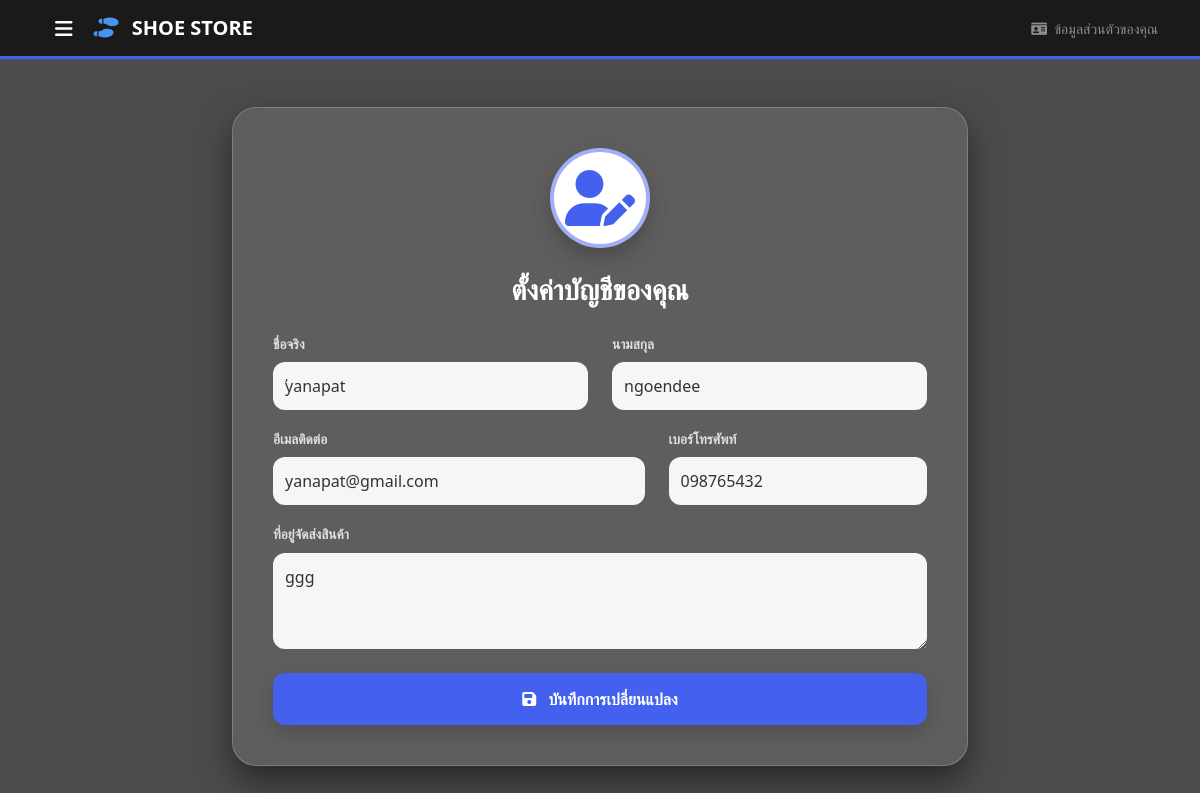
The page /profile.php (signed in) on the database its author committed.
### tables this page shows
CREATE TABLE `users` (
  `id` int(11) NOT NULL,
  `username` varchar(50) NOT NULL,
  `password` varchar(255) NOT NULL,
  `firstname` varchar(100) DEFAULT NULL,
  `lastname` varchar(100) DEFAULT NULL,
  `email` varchar(100) DEFAULT NULL,
  `phone` varchar(20) DEFAULT NULL,
  `address` text DEFAULT NULL,
  `created_at` timestamp NOT NULL DEFAULT current_timestamp(),
  `role` enum('user','admin') DEFAULT 'user'
);

### profile.php (the view, shortened to what this page needs)
<?php
include('db.php');
$user_now = $_SESSION['username'];
$sql_user = "SELECT * FROM users WHERE username = '$user_now'";
$user_result = mysqli_query($conn, $sql_user);
$user_data = mysqli_fetch_assoc($user_result);
?>
<!DOCTYPE html>
<html lang="th">
<head>
    <link href="https://cdn.jsdelivr.net/npm/bootstrap@5.3.3/dist/css/bootstrap.min.css" rel="stylesheet">
    <link rel="stylesheet" href="https://cdnjs.cloudflare.com/ajax/libs/font-awesome/6.0.0/css/all.min.css">
</head>
<body>
<nav class="navbar navbar-expand-lg sticky-top mb-4">
    <div class="container">
        <button class="btn text-white me-2" type="button" data-bs-toggle="offcanvas" data-bs-target="#sidebarMenu">
            <i class="fas fa-bars fa-lg"></i>
        </button>
        <a class="navbar-brand" href="index.php">
            <i class="fas fa-shoe-prints me-2" style="color: #4895ef;"></i> SHOE STORE
        </a>
        <div class="ms-auto text-white-50 small d-none d-sm-block">
            <i class="fas fa-id-card me-1"></i> ข้อมูลส่วนตัวของคุณ
        </div>
    </div>
</nav>
<div class="container py-4">
    <div class="row justify-content-center">
        <div class="col-lg-8">
            <div class="profile-card">
                <div class="profile-icon">
                    <i class="fas fa-user-edit"></i>
                </div>
                <h3 class="text-center fw-bold mb-4">ตั้งค่าบัญชีของคุณ</h3>
                <form method="POST">
                    <div class="row">
                        <div class="col-md-6 mb-3">
                            <label class="form-label">ชื่อจริง</label>
                            <input type="text" name="firstname" class="form-control" value="<?php echo htmlspecialchars($user_data['firstname'] ?? ''); ?>" required>
                        </div>
                        <div class="col-md-6 mb-3">
                            <label class="form-label">นามสกุล</label>
                            <input type="text" name="lastname" class="form-control" value="<?php echo htmlspecialchars($user_data['lastname'] ?? ''); ?>" required>
                        </div>
                    </div>
                    <div class="row">
                        <div class="col-md-7 mb-3">
                            <label class="form-label">อีเมลติดต่อ</label>
                            <input type="email" name="email" class="form-control" value="<?php echo htmlspecialchars($user_data['email'] ?? ''); ?>" required>
                        </div>
                        <div class="col-md-5 mb-3">
                            <label class="form-label">เบอร์โทรศัพท์</label>
                            <input type="text" name="phone" class="form-control" value="<?php echo htmlspecialchars($user_data['phone'] ?? ''); ?>">
                        </div>
                    </div>
                    <div class="mb-4">
                        <label class="form-label">ที่อยู่จัดส่งสินค้า</label>
                        <textarea name="address" class="form-control" rows="3" placeholder="ระบุเลขที่บ้าน ถนน จังหวัด และรหัสไปรษณีย์"><?php echo htmlspecialchars($user_data['address'] ?? ''); ?></textarea>
                    </div>
                    <div class="d-grid mt-2">
                        <button type="submit" name="update_profile" class="btn btn-save shadow">
                            <i class="fas fa-save me-2"></i> บันทึกการเปลี่ยนแปลง
                        </button>
                    </div>
                </form>
            </div>
        </div>
     </div>
</div>
</body>
</html>

### profile.php (style rules this page uses)
body { background-image: linear-gradient(rgba(0,0,0,0.7), rgba(0,0,0,0.7)), url('https://images.unsplash.com/photo-1552346154-21d32810aba3?q=80&w=2070&auto=format&fit=crop'); background-size: cover; background-attachment: fixed; background-position: center; font-family: 'Segoe UI', sans-serif; color: white; min-height: 100vh; }
.navbar { background-color: #1a1a1a !important; border-bottom: 3px solid #4361ee; }
.navbar-brand { color: white !important; font-weight: bold; }
.profile-card { background: rgba(255, 255, 255, 0.1); backdrop-filter: blur(15px); border-radius: 24px; border: 1px solid rgba(255, 255, 255, 0.2); padding: 40px; box-shadow: 0 15px 35px rgba(0,0,0,0.5); }
.form-label { color: rgba(255,255,255,0.8); font-size: 0.85rem; font-weight: 600; }
.form-control { background: rgba(255, 255, 255, 0.95); border: none; border-radius: 12px; padding: 12px; color: #333; }
.btn-save { background-color: #4361ee; color: white; border: none; padding: 14px; font-weight: bold; border-radius: 12px; transition: 0.3s; }
.profile-icon { font-size: 3.5rem; color: #4361ee; background: white; width: 100px; height: 100px; display: flex; align-items: center; justify-content: center; border-radius: 50%; margin: 0 auto 25px; border: 4px solid rgba(67, 97, 238, 0.5); box-shadow: 0 10px 20px rgba(0,0,0,0.2); }

### rows shown on the page
users: firstname "ััyanapat", lastname "ngoendee", email "yanapat@gmail.com", phone "098765432", address "ggg"
